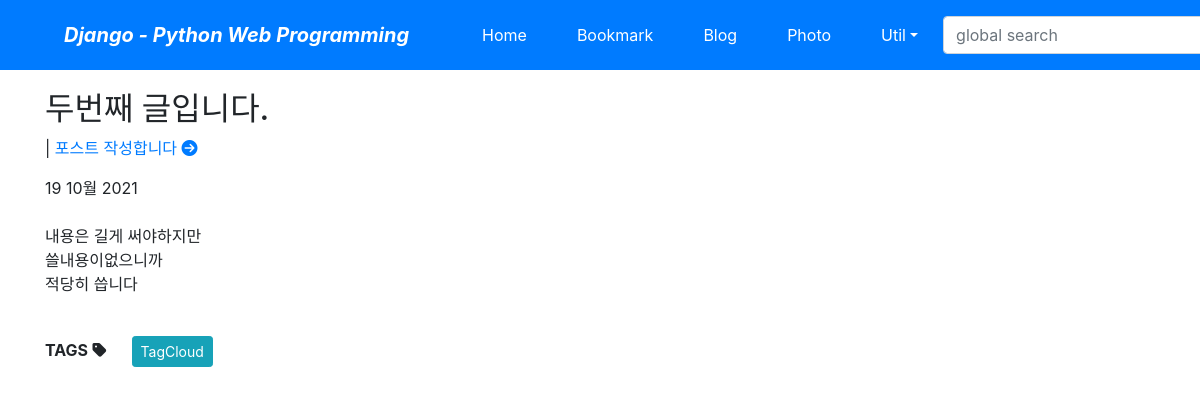
Page /blog/post/두번째-글입니다/ on the committed database.
### app/blog/models.py (models this page shows)
class Post(models.Model):
    title = models.CharField('제목', max_length=50)
    slug = models.SlugField('별칭', unique=True, allow_unicode=True, help_text='one word for title alias.')
    description = models.CharField('설명', max_length=100, blank=True, help_text='simple description text')
    content = models.TextField('내용')
    tags = TaggableManager(blank=True)
    created_dt = models.DateTimeField('작성일', auto_now_add=True)
    modify_dt = models.DateTimeField('수정일', auto_now=True)
    class Meta:
        verbose_name = 'post'
        verbose_name_plural = 'posts'
        db_table = 'blog_post'
        ordering = ('-modify_dt',)
    def __str__(self):
        return self.title
    def get_absolute_url(self):
        return reverse('blog:post_detail', args=(self.slug,))
    def get_previous(self):
        return self.get_previous_by_modify_dt()
    def get_next(self):
        return self.get_next_by_modify_dt()

### templates/blog/post_detail.html (shortened to what this page needs)
{% extends "base.html" %}
{% block content %}
    <h2>{{ object.title }}</h2>
    <p>
        {% if object.get_previous %}
            | <a href="{{ object.get_previous.get_absolute_url }}" title="View next post">
            {{ object.get_previous }} <i class="fas fa-arrow-circle-right"></i>
        </a>
        {% endif %}
    </p>
    <div>{{ object.modify_dt|date:"j F Y" }}</div>
    <br>
    <div class="body">
        {{ object.content|linebreaks }}
    </div>
    <br>
    <div>
        <b>TAGS</b> <i class="fas fa-tag"></i>
        {% load taggit_templatetags2_tags %}
        <a href="{% url 'blog:tag_cloud' %}"> <span class="btn btn-info btn-sm">TagCloud</span> </a>
    </div>
{% endblock %}

### rows in the picture
Post: title "두번째 글입니다.", get_previous "포스트 작성합니다", modify_dt "19 10월 2021", content "내용은 길게 써야하지만 쓸내용이없으니까 적당히 씁니다"
